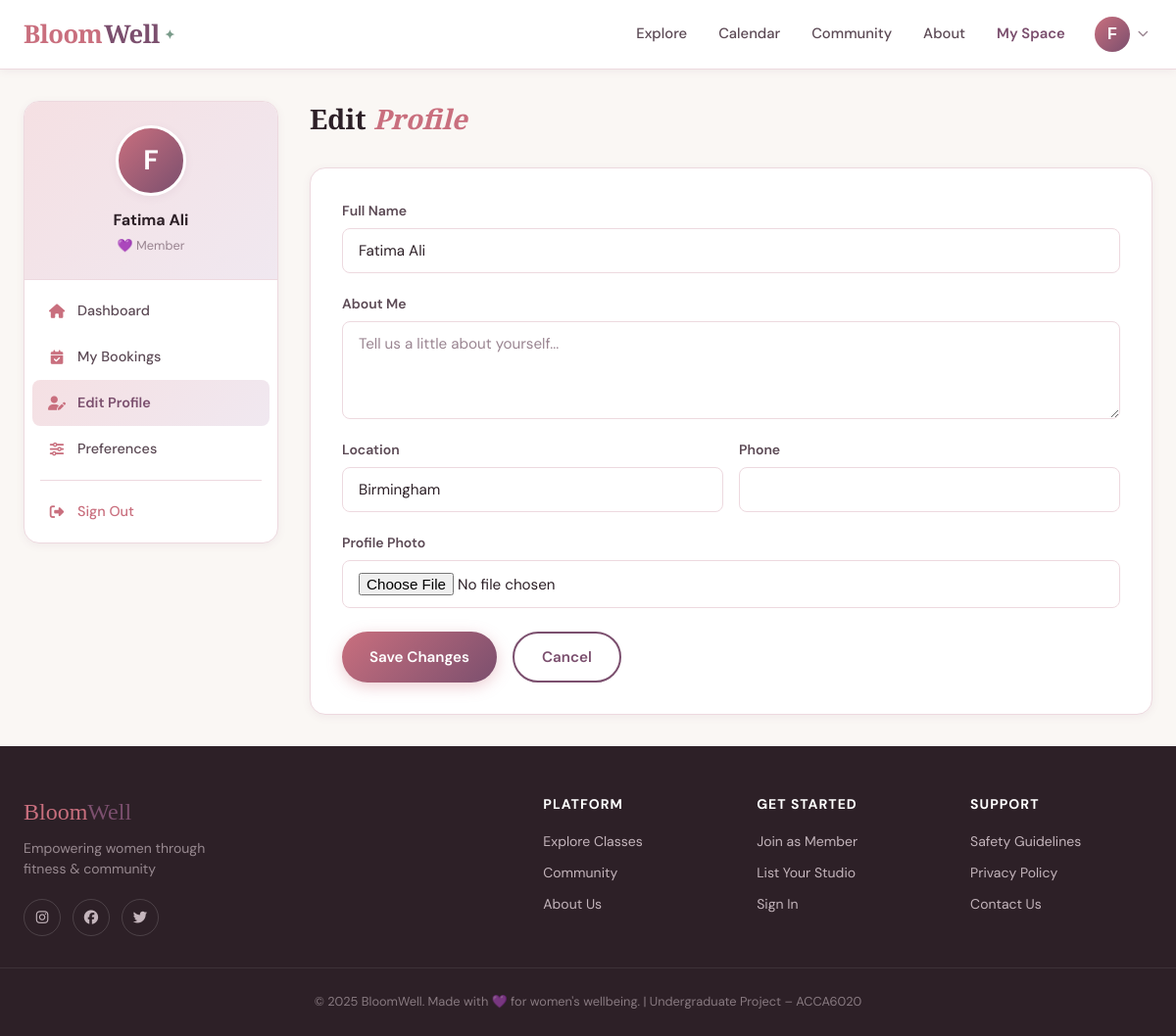
Screenshot of /member/profile/edit (signed in) with the database file from the repository.
### app/models/__init__.py (models this page shows, shortened)
class User(UserMixin, db.Model):
    __tablename__ = 'users'
    id = db.Column(db.Integer, primary_key=True)
    email = db.Column(db.String(120), unique=True, nullable=False, index=True)
    username = db.Column(db.String(80), unique=True, nullable=False)
    password_hash = db.Column(db.String(256), nullable=False)
    role = db.Column(db.String(20), nullable=False, default='member')
    full_name = db.Column(db.String(120))
    profile_image = db.Column(db.String(200), default='default_avatar.png')
    bio = db.Column(db.Text)
    location = db.Column(db.String(120))
    phone = db.Column(db.String(20))
    is_active = db.Column(db.Boolean, default=True)
    is_verified = db.Column(db.Boolean, default=False)
    created_at = db.Column(db.DateTime, default=datetime.utcnow)
    last_seen = db.Column(db.DateTime, default=datetime.utcnow)
    member_profile = db.relationship('MemberProfile', backref='user', uselist=False, cascade='all, delete-orphan')
    provider_profile = db.relationship('ProviderProfile', backref='user', uselist=False, cascade='all, delete-orphan')
    bookings = db.relationship('Booking', backref='user', lazy='dynamic', cascade='all, delete-orphan')
    reviews = db.relationship('Review', backref='user', lazy='dynamic', cascade='all, delete-orphan')
    reports = db.relationship('Report', backref='reporter', lazy='dynamic', cascade='all, delete-orphan', foreign_keys='Report.reporter_id')
    discussions = db.relationship('Discussion', backref='author', lazy='dynamic', cascade='all, delete-orphan')
    discussion_replies = db.relationship('DiscussionReply', backref='author', lazy='dynamic', cascade='all, delete-orphan')
    def is_admin(self): return self.role == 'admin'
    def is_provider(self): return self.role == 'provider'
    def is_member(self): return self.role == 'member'

### app/routes/member.py (the view, shortened to what this page needs)
@member_bp.route('/profile/edit', methods=['GET', 'POST'])
@login_required
@member_required
def edit_profile():
    form = EditProfileForm(obj=current_user)
    return render_template('member/edit_profile.html', form=form, title='Edit Profile')

### app/forms/__init__.py
class EditProfileForm(FlaskForm):
    full_name = StringField('Full Name', validators=[DataRequired(), Length(max=120)])
    bio = TextAreaField('About Me', validators=[Optional(), Length(max=500)])
    location = StringField('Location', validators=[Optional(), Length(max=120)])
    phone = StringField('Phone', validators=[Optional(), Length(max=20)])
    profile_image = FileField('Profile Photo', validators=[FileAllowed(['jpg', 'jpeg', 'png', 'webp'])])
    submit = SubmitField('Save Changes')

### app/models/__init__.py (called while the page is built)
@login_manager.user_loader
def load_user(user_id):
    return User.query.get(int(user_id))

### app/routes/member.py (called while the page is built)
def member_required(f):
    @wraps(f)
    def decorated_function(*args, **kwargs):
        if not current_user.is_authenticated or not current_user.is_member():
            flash('Access restricted to members.', 'warning')
            return redirect(url_for('main.index'))
        return f(*args, **kwargs)
    return decorated_function

### app/templates/member/edit_profile.html (shortened to what this page needs)
{% extends "base.html" %}
{% block content %}
<div class="dashboard-layout">
  <aside class="sidebar"><div class="sidebar-card">
    <div class="sidebar-header"><div class="sidebar-avatar">{{ current_user.full_name[0] if current_user.full_name else 'M' }}</div><div class="sidebar-name">{{ current_user.full_name or current_user.username }}</div><div class="sidebar-role">💜 Member</div></div>
    <nav class="sidebar-nav">
      <a href="{{ url_for('member.dashboard') }}" class="sidebar-link"><i class="fas fa-home"></i> Dashboard</a>
      <a href="{{ url_for('member.my_bookings') }}" class="sidebar-link"><i class="fas fa-calendar-check"></i> My Bookings</a>
      <a href="{{ url_for('member.edit_profile') }}" class="sidebar-link active"><i class="fas fa-user-edit"></i> Edit Profile</a>
      <a href="{{ url_for('member.preferences') }}" class="sidebar-link"><i class="fas fa-sliders-h"></i> Preferences</a>
      <div class="sidebar-divider"></div>
      <a href="{{ url_for('auth.logout') }}" class="sidebar-link" style="color:var(--rose);"><i class="fas fa-sign-out-alt"></i> Sign Out</a>
    </nav>
  </div></aside>
  <div class="dashboard-content">
    <div style="margin-bottom:2rem;"><h1 style="font-size:1.75rem;font-family:var(--font-display);">Edit <em style="color:var(--rose);">Profile</em></h1></div>
    <div class="card"><div class="card-body" style="padding:2rem;">
      <form method="POST" enctype="multipart/form-data">
        <div class="form-group"><label class="form-label">Full Name</label>{{ form.full_name(class="form-control") }}{% for e in form.full_name.errors %}<li class="form-errors">{{ e }}</li>{% endfor %}</div>
        <div class="form-group"><label class="form-label">About Me</label>{{ form.bio(class="form-control", placeholder="Tell us a little about yourself...") }}</div>
        <div style="display:grid;grid-template-columns:1fr 1fr;gap:1rem;">
          <div class="form-group"><label class="form-label">Location</label>{{ form.location(class="form-control", placeholder="City, Country") }}</div>
          <div class="form-group"><label class="form-label">Phone</label>{{ form.phone(class="form-control") }}</div>
        </div>
        <div class="form-group"><label class="form-label">Profile Photo</label>{{ form.profile_image(class="form-control") }}</div>
        <div style="display:flex;gap:1rem;margin-top:1.5rem;">{{ form.submit(class="btn btn-primary") }}<a href="{{ url_for('member.dashboard') }}" class="btn btn-outline">Cancel</a></div>
      </form>
    </div></div>
  </div>
</div>
{% endblock %}

### app/templates/base.html (shortened to what this page needs)
<!DOCTYPE html>
<html lang="en">
<head>
    <link rel="stylesheet" href="https://cdnjs.cloudflare.com/ajax/libs/font-awesome/6.5.0/css/all.min.css">
    <link rel="stylesheet" href="{{ url_for('static', filename='css/style.css') }}">
</head>
<body>
<nav class="navbar">
    <div class="nav-container">
        <a href="{{ url_for('main.index') }}" class="nav-logo">
            <span class="logo-bloom">Bloom</span><span class="logo-well">Well</span><span class="logo-dot">✦</span>
        </a>
        <div class="nav-links">
            <a href="{{ url_for('main.explore') }}" class="nav-link">Explore</a>
            <a href="{{ url_for('main.calendar') }}" class="nav-link">Calendar</a>
            <a href="{{ url_for('main.community') }}" class="nav-link">Community</a>
            <a href="{{ url_for('main.about') }}" class="nav-link">About</a>
            {% if current_user.is_authenticated %}
                {% if current_user.is_admin() %}
                    <a href="{{ url_for('admin.dashboard') }}" class="nav-link nav-dashboard">Admin Panel</a>
                {% elif current_user.is_provider() %}
                    <a href="{{ url_for('provider.dashboard') }}" class="nav-link nav-dashboard">My Studio</a>
                {% else %}
                    <a href="{{ url_for('member.dashboard') }}" class="nav-link nav-dashboard">My Space</a>
                {% endif %}
                <div class="nav-user-menu">
                    <button class="nav-avatar-btn" onclick="toggleUserMenu()">
                        {% if current_user.profile_image and current_user.profile_image != 'default_avatar.png' %}
                            <img src="{{ url_for('static', filename='images/' + current_user.profile_image) }}" alt="avatar" class="nav-avatar-img">
                        {% else %}
                            <div class="nav-avatar-placeholder">{{ current_user.full_name[0] if current_user.full_name else current_user.username[0] }}</div>
                        {% endif %}
                        <i class="fas fa-chevron-down nav-chevron"></i>
                    </button>
                </div>
            {% else %}
                <a href="{{ url_for('auth.login') }}" class="btn-nav-outline">Sign In</a>
                <a href="{{ url_for('auth.register') }}" class="btn-nav-solid">Join Free</a>
            {% endif %}
        </div>
    </div>
</nav>
<main>
    {% block content %}{% endblock %}
</main>
<footer class="footer">
    <div class="footer-container">
        <div class="footer-brand">
            <p class="footer-logo"><span class="logo-bloom">Bloom</span><span class="logo-well">Well</span></p>
            <p class="footer-tagline">Empowering women through fitness & community</p>
            <div class="footer-social">
                <a href="#" class="social-link"><i class="fab fa-instagram"></i></a>
                <a href="#" class="social-link"><i class="fab fa-facebook"></i></a>
                <a href="#" class="social-link"><i class="fab fa-twitter"></i></a>
            </div>
        </div>
        <div class="footer-links">
            <div class="footer-col">
                <h4>Platform</h4>
                <a href="{{ url_for('main.explore') }}">Explore Classes</a>
                <a href="{{ url_for('main.community') }}">Community</a>
                <a href="{{ url_for('main.about') }}">About Us</a>
            </div>
            <div class="footer-col">
                <h4>Get Started</h4>
                <a href="{{ url_for('auth.register') }}">Join as Member</a>
                <a href="{{ url_for('auth.register') }}">List Your Studio</a>
                <a href="{{ url_for('auth.login') }}">Sign In</a>
            </div>
            <div class="footer-col">
                <h4>Support</h4>
                <a href="#">Safety Guidelines</a>
                <a href="#">Privacy Policy</a>
                <a href="#">Contact Us</a>
            </div>
        </div>
    </div>
    <div class="footer-bottom">
        <p>© 2025 BloomWell. Made with 💜 for women's wellbeing. | Undergraduate Project – ACCA6020</p>
    </div>
</footer>
</body>
</html>

### rows the page displays
User: full_name "F", full_name "Fatima Ali", location "Birmingham"
